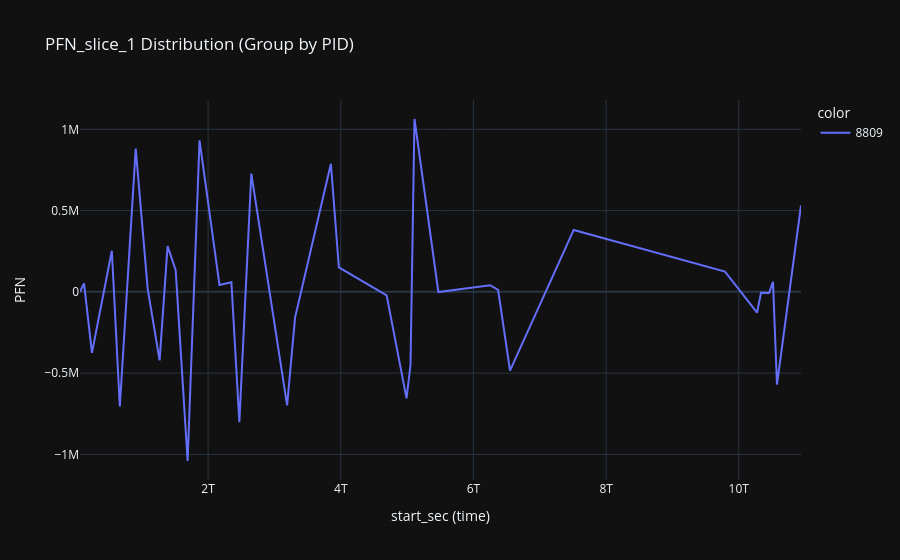

Notebook cell for this chart:
### Code cell
idx = 3
group = filter_df.groupby('PID')
pid = filter_df['PID'].unique()
print(group.get_group(pid[idx]).shape)
pid_df = group.get_group(pid[idx])
mapping = pid_df['mapping'].unique()
for mapping in pid_df['mapping'].unique():
    sample = pid_df[pid_df['mapping']==mapping]
    for index in sample['folio_index'].unique():
        sample_df = sample[sample['folio_index']==index]
        if sample_df.shape[0] >9:
            print(f'pid : {pid[idx]} | mapping : { mapping } | index : {index} | start =>')
            print(sample_df[['PID','Va_L3','Va_L2','mapping_Hex','Va_L1','folio_index','PFN','PFN_delta']].reset_index(drop=True))
            fig5 = px.line(sample_df, x="start_ns", y="PFN_delta",
                            hover_data=["PID", "VA_Hex", "PFN_Hex", "folio_index","mapping_Hex"],
                            title="PFN_slice_1 Distribution (Group by PID)",
                            color=sample_df['PID'].astype('str'),
                            # animation_frame=df['PFN_slice_4'].astype('str'),
                            template="plotly_dark")
            fig5.update_layout(xaxis_title="start_sec (time)", yaxis_title="PFN")
            fig5.show()

### Figure 1 — Plotly figure (JSON) as saved in the notebook; plotly's stock layout.template omitted (floating-point values rounded to 4 significant figures; data arrays with more than 128 entries replaced by an {"elided": "..."} marker saying what was removed)
{"data": [{"customdata": {"elided": "36x5 mixed values"}, "hovertemplate": "color=8809<br>start_ns=%{x}<br>PFN_delta=%{y}<br>PID=%{customdata[0]}<br>VA_Hex=%{customdata[1]}<br>PFN_Hex=%{customdata[2]}<br>folio_index=%{customdata[3]}<br>mapping_Hex=%{customdata[4]}<extra></extra>", "legendgroup": "8809", "line": {"color": "#636efa", "dash": "solid"}, "marker": {"symbol": "circle"}, "mode": "lines", "name": "8809", "orientation": "v", "showlegend": true, "type": "scatter", "x": [69224577414, 130022570779, 249291725965, 549225543976, 669284501569, 909248637293, 1089497984429, 1269262997665, 1389333906549, 1511430803952, 1691265191593, 1871241066804, 2171627570237, 2351313342341, 2471267727255, 2651756929245, 3191237011849, 3311219517365, 3851303018961, 3971250094580, 4691434456448, 4991254662362, 5051329988693, 5111245841040, 5471236371842, 6251623010215, 6371490024845, 6551253306291, 7511235230231, 9791223148293, 10275328418954, 10335244873362, 10455379599224, 10515280617177, 10575255047187, 10937500646968], "xaxis": "x", "y": [0, 52262, -375155, 253118, -705172, 880968, 18166, -421880, 281695, 133121, -1040602, 932248, 42261, 59614, -802026, 727634, -698366, -158565, 787868, 150207, -21895, -655119, -449391, 1063382, -1042, 40642, 12031, -484362, 380827, 124957, -127745, -4810, -7543, 61457, -569957, 531554], "yaxis": "y"}], "layout": {"legend": {"title": {"text": "color"}, "tracegroupgap": 0}, "title": {"text": "PFN_slice_1 Distribution (Group by PID)"}, "xaxis": {"anchor": "y", "domain": [0, 1], "title": {"text": "start_sec (time)"}}, "yaxis": {"anchor": "x", "domain": [0, 1], "title": {"text": "PFN"}}}}
